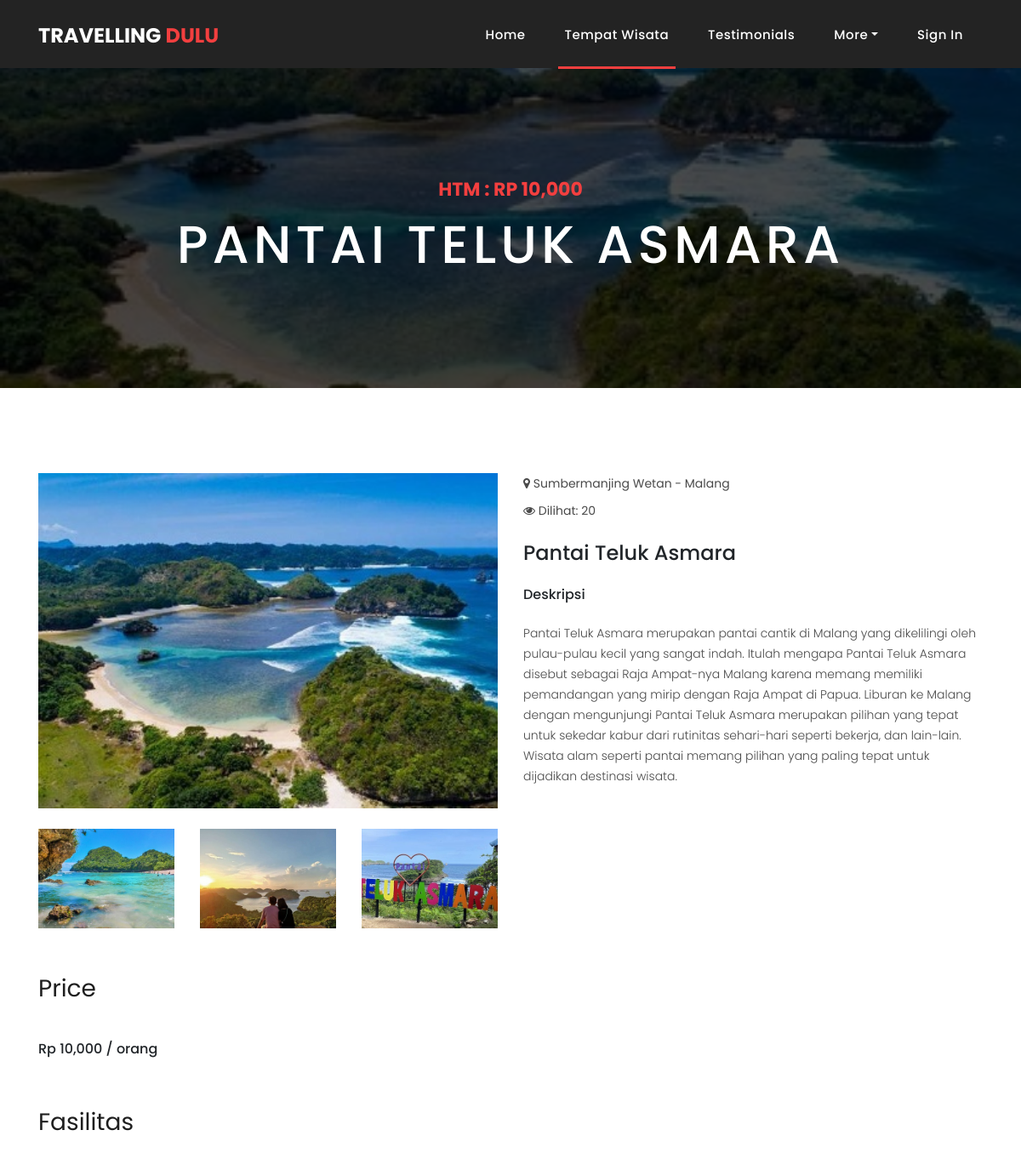
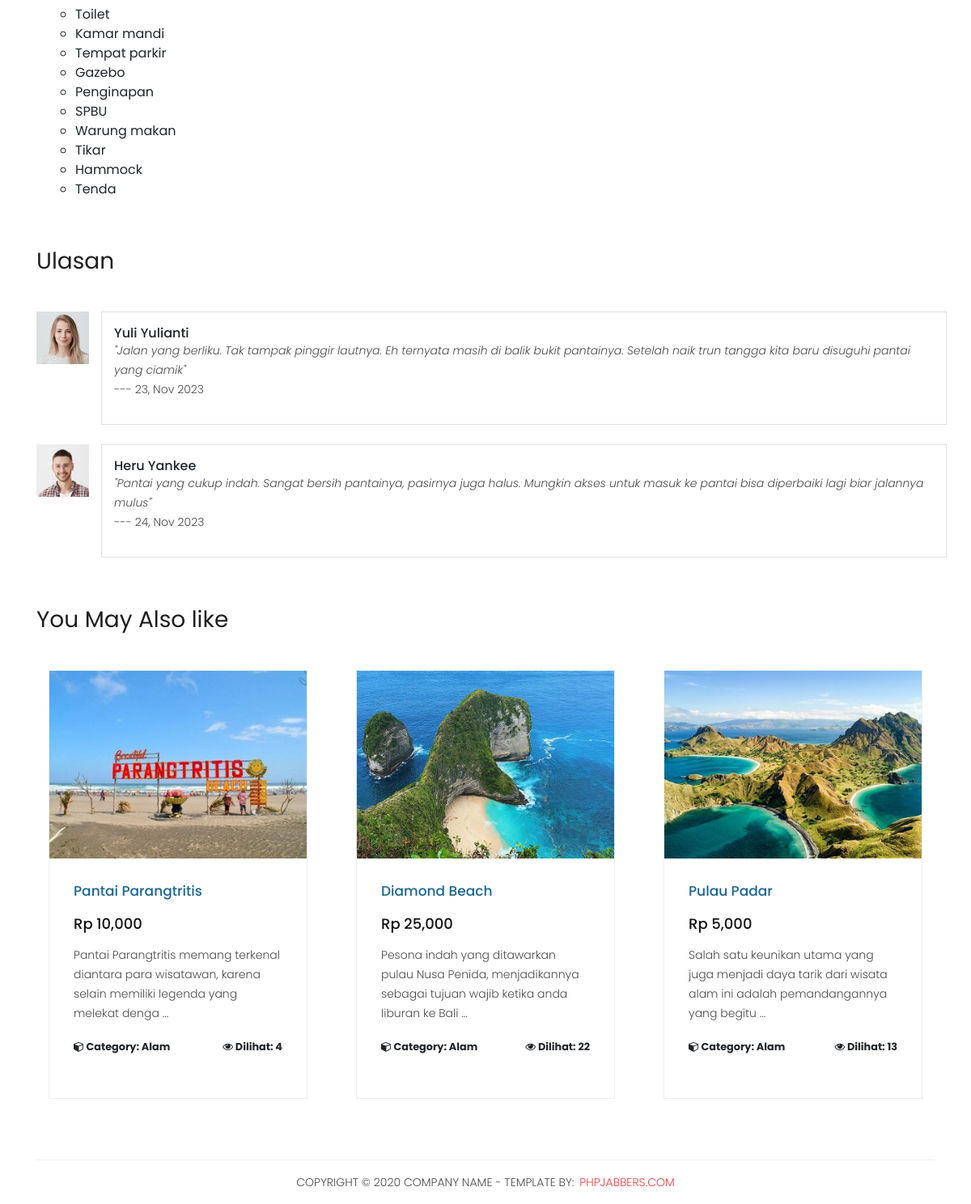
Screenshot of /tempat_wisata_detail.php?id=1 with the database file from the repository (2 pictures, top to bottom).
### tables this page shows
CREATE TABLE `wisata` (
  `id_wisata` int(11) NOT NULL,
  `nama_tempat` varchar(32) NOT NULL,
  `id_kategori` int(11) NOT NULL,
  `lokasi` varchar(32) NOT NULL,
  `fasilitas` text NOT NULL,
  `htm` int(11) NOT NULL,
  `deskripsi` longtext NOT NULL,
  `foto_1` varchar(32) NOT NULL,
  `foto_2` varchar(32) NOT NULL,
  `foto_3` varchar(32) NOT NULL,
  `foto_4` varchar(32) NOT NULL,
  `view` int(11) NOT NULL
);

CREATE TABLE `komentar` (
  `id_komentar` int(11) NOT NULL,
  `id_user` int(11) NOT NULL,
  `id_wisata` int(11) NOT NULL,
  `komentar` text NOT NULL,
  `tgl_komentar` date NOT NULL
);

CREATE TABLE `user` (
  `id_user` int(11) NOT NULL,
  `nama_user` varchar(32) NOT NULL,
  `username` varchar(32) NOT NULL,
  `password` varchar(32) NOT NULL,
  `jenis_kelamin` enum('Pria','Wanita','','') NOT NULL,
  `email_user` varchar(32) NOT NULL,
  `no_telp` varchar(15) NOT NULL,
  `alamat` text NOT NULL,
  `role` enum('ADMIN','USER','','') NOT NULL DEFAULT 'USER',
  `foto_user` varchar(32) NOT NULL
);

CREATE TABLE `kategori` (
  `id_kategori` int(11) NOT NULL,
  `nama_kategori` varchar(32) NOT NULL,
  `foto_kategori` varchar(32) NOT NULL
);

### tempat_wisata_detail.php (the view, shortened to what this page needs)
<?php
if (!isset($_SESSION['email_user'])) {
  $id_user = '';
  $loginButton = '<li class="nav-item"><a class="nav-link" href="login.php">Sign In</a></li>';
}
include("connection.php");
$id_wisata = $_GET['id'];
$wisata = mysqli_query($connection, "SELECT * FROM wisata WHERE id_wisata = $id_wisata;");
$komentar = mysqli_query($connection, "SELECT komentar.*, user.nama_user, user.foto_user FROM komentar JOIN user ON user.id_user = komentar.id_user WHERE komentar.id_wisata = $id_wisata;");
foreach ($wisata as $value) {
  $nama_tempat = $value['nama_tempat'];
  $id_kategori = $value['id_kategori'];
  $lokasi = $value['lokasi'];
  $htm = $value['htm'];
  $deskripsi = $value['deskripsi'];
  $foto_1 = $value['foto_1'];
  $foto_2 = $value['foto_2'];
  $foto_3 = $value['foto_3'];
  $foto_4 = $value['foto_4'];
  $count_view = $value['view'];
  $new_view = $count_view + 1;
}
?>
<!DOCTYPE html>
<html lang="en">
<head>
  <link href="https://cdn.jsdelivr.net/npm/bootstrap@5.2.3/dist/css/bootstrap.min.css" rel="stylesheet">
  <link href="vendor/bootstrap/css/bootstrap.min.css" rel="stylesheet">
  <link rel="stylesheet" href="assets/css/fontawesome.css">
  <link rel="stylesheet" href="assets/css/style.css">
  <link rel="stylesheet" href="assets/css/owl.css">
</head>
<body>
  <header class="">
    <nav class="navbar navbar-expand-lg">
      <div class="container">
        <a class="navbar-brand" href="index.php">
          <h2>Travelling <em>Dulu</em></h2>
        </a>
        <div class="collapse navbar-collapse" id="navbarResponsive">
          <ul class="navbar-nav ml-auto">
            <li class="nav-item">
              <a class="nav-link" href="index.php">Home
              </a>
            </li>
            <li class="nav-item active"><a class="nav-link" href="tempat_wisata.php">Tempat Wisata</a></li>
            <li class="nav-item"><a class="nav-link" href="testimonials.php">Testimonials</a></li>
            <li class="nav-item dropdown">
              <a class="nav-link dropdown-toggle" data-toggle="dropdown" href="#" role="button" aria-haspopup="true" aria-expanded="false">More</a>
            </li>
            <?php echo $loginButton; ?>
          </ul>
        </div>
      </div>
    </nav>
  </header>
  <div class="page-heading about-heading header-text" style="background-image: url(assets/images/wisata/<?php echo $foto_1 ?>);">
    <div class="container">
      <div class="row">
        <div class="col-md-12">
          <div class="text-content">
            <h4>HTM : Rp <?php echo number_format($htm); ?></h4>
            <h2><?php echo $nama_tempat; ?></h2>
          </div>
        </div>
      </div>
    </div>
  </div>
  <div class="products">
    <div class="container">
      <div class="row">
        <div class="col-md-6">
          <div>
            <img src="assets/images/wisata/<?php echo $foto_1 ?>" alt="" class="img-fluid" width="100%">
          </div>
          <br>
          <div class="row">
            <div class="col-sm-4 col-6">
              <div>
                <img src="assets/images/wisata/<?php echo $foto_2 ?>" alt="" class="img-fluid">
              </div>
              <br>
            </div>
            <div class="col-sm-4 col-6">
              <div>
                <img src="assets/images/wisata/<?php echo $foto_3 ?>" alt="" class="img-fluid">
              </div>
              <br>
            </div>
            <div class="col-sm-4 col-6">
              <div>
                <img src="assets/images/wisata/<?php echo $foto_4 ?>" alt="" class="img-fluid">
              </div>
              <br>
            </div>
          </div>
        </div>
        <div class="col-md-6">
          <p class="mb-2"><i class="fa fa-map-marker"></i> <strong><?php echo $lokasi ?></strong></p>
          <p><i class="fa fa-eye"></i><strong><?php echo " Dilihat: " . $new_view ?></strong></p>
          <br>
          <h4><?php echo $nama_tempat ?></h4>
          <br>
          <h6>Deskripsi</h6>
          <br>
          <p> <?php echo $deskripsi ?> </p>
          <br>
        </div>
      </div>
    </div>
  </div>
  <div class="section">
    <div class="container">
      <div class="section-heading" style="border: 0">
        <h2>Price</h2>
      </div>
      <div class="row">
        <div class="col-md-6">
          <h6>Rp <?php echo number_format($htm); ?> / orang</h6>
        </div>
      </div>
    </div>
  </div>
  <div class="section">
    <div class="container">
      <div class="section-heading" style="border: 0">
        <h2>Fasilitas</h2>
      </div>
      <ul class="ps-5" style="list-style: circle;">
        <?php
        $sql = "SELECT * FROM wisata WHERE id_wisata = $id_wisata";
        $result = mysqli_query($connection, $sql);
        while ($row = mysqli_fetch_assoc($result)) {
          $fasilitas_list = explode("\n", $row['fasilitas']);
          foreach ($fasilitas_list as $fasilitas_item) {
            echo "<li>" . trim($fasilitas_item) . "</li>";
          }
        } ?>
      </ul>
    </div>
  </div>
  <div class="section">
    <div class="container">
      <div class="section-heading" style="border: 0">
        <h2>Ulasan</h2>
      </div>
      <?php foreach ($komentar as $key => $value) { ?>
        <div class="down-content">
          <div class="row align-items-center mt-4">
            <div class="col-1 align-self-start">
              <img src="assets/images/user/<?php echo $value['foto_user'] ?>" alt="" width="100%">
            </div>
            <?php if ($value['id_user'] == $id_user) { ?>
              <div class="col-11 border py-3">
                <div class="row">
                  <h6 class="col-10 align-items-center"><?php echo $value['nama_user'] ?></h6>
                </div>
                <p class="n-m"><em>"<?php echo $value['komentar'] ?>"</em></p>
                <p>--- <?php echo date('d, M Y', strtotime($value['tgl_komentar'])) ?></p>
                <a class="btn btn-warning btn-sm" data-bs-toggle="modal" data-bs-target="#modal_edit_ulasan" onclick="edit_data('<?php echo $value['id_komentar'] ?>')">
                  <svg xmlns="http://www.w3.org/2000/svg" width="16" height="16" fill="currentColor" class="bi bi-pencil" viewBox="0 0 16 16">
                    <path d="M12.146.146a.5.5 0 0 1 .708 0l3 3a.5.5 0 0 1 0 .708l-10 10a.5.5 0 0 1-.168.11l-5 2a.5.5 0 0 1-.65-.65l2-5a.5.5 0 0 1 .11-.168l10-10zM11.207 2.5 13.5 4.793 14.793 3.5 12.5 1.207 11.207 2.5zm1.586 3L10.5 3.207 4 9.707V10h.5a.5.5 0 0 1 .5.5v.5h.5a.5.5 0 0 1 .5.5v.5h.293l6.5-6.5zm-9.761 5.175-.106.106-1.528 3.821 3.821-1.528.106-.106A.5.5 0 0 1 5 12.5V12h-.5a.5.5 0 0 1-.5-.5V11h-.5a.5.5 0 0 1-.468-.325z" />
                  </svg>
                </a>
                <a href="backend/proses_delete_data_komentar.php?id_wisata=<?php echo $value['id_wisata'] ?>&id_komentar=<?php echo $value['id_komentar'] ?>" class="btn btn-danger btn-sm" onclick="return confirm('Are you sure you want to delete this item?');">
                  <svg xmlns="http://www.w3.org/2000/svg" width="16" height="16" fill="currentColor" class="bi bi-trash" viewBox="0 0 16 16">
                    <path d="M5.5 5.5A.5.5 0 0 1 6 6v6a.5.5 0 0 1-1 0V6a.5.5 0 0 1 .5-.5Zm2.5 0a.5.5 0 0 1 .5.5v6a.5.5 0 0 1-1 0V6a.5.5 0 0 1 .5-.5Zm3 .5a.5.5 0 0 0-1 0v6a.5.5 0 0 0 1 0V6Z" />
                    <path d="M14.5 3a1 1 0 0 1-1 1H13v9a2 2 0 0 1-2 2H5a2 2 0 0 1-2-2V4h-.5a1 1 0 0 1-1-1V2a1 1 0 0 1 1-1H6a1 1 0 0 1 1-1h2a1 1 0 0 1 1 1h3.5a1 1 0 0 1 1 1v1ZM4.118 4 4 4.059V13a1 1 0 0 0 1 1h6a1 1 0 0 0 1-1V4.059L11.882 4H4.118ZM2.5 3h11V2h-11v1Z" />
                  </svg>
                </a>
              </div>
              <div class="modal fade" id="modal_edit_ulasan" tabindex="-1" aria-labelledby="modal_edit_ulasan" aria-hidden="true">
                <div class="modal-dialog modal-dialog-scrollable">
                  <div class="modal-content">
                    <div class="modal-header">
                      <h1 class="modal-title fs-5" id="modal_edit_ulasan">Tambah Ulasan</h1>
                      <button type="button" class="btn-close" data-bs-dismiss="modal" aria-label="Close"></button>
                    </div>
                    <form id="form_edit_ulasan" action="backend/proses_edit_komentar.php" method="POST">
                      <div class="modal-body" id="modal-body-edit">
                      </div>
                      <div class="modal-footer">
                        <button type="button" class="btn btn-secondary" data-bs-dismiss="modal">Close</button>
                        <button type="submit" class="btn btn-primary">Update</button>
                      </div>
                    </form>
                  </div>
                </div>
              </div>
            <?php } else { ?>
              <div class="col-11 border py-3">
                <h6><?php echo $value['nama_user'] ?></h6>
                <p class="n-m"><em>"<?php echo $value['komentar'] ?>"</em></p>
                <p>--- <?php echo date('d, M Y', strtotime($value['tgl_komentar'])) ?></p>
              </div>
            <?php } ?>
          </div>
        </div>
      <?php } ?>
    </div>
  </div>
  <div class="section">
    <div class="container">
      <div class="section-heading" style="border: 0">
        <h2>You May Also like</h2>
      </div>
    <div class="row">
      <div class="col-md-12">
        <div class="owl-clients owl-carousel text-center">
        <?php
        $travels = mysqli_query($connection, "SELECT * FROM wisata JOIN kategori ON wisata.id_kategori = kategori.id_kategori WHERE kategori.id_kategori = $id_kategori AND NOT id_wisata = $id_wisata");
        foreach ($travels as $travel){
        ?>
        <div class="col-md-12">
          <div class="product-item">
            <a href="tempat_wisata_detail.php?id=<?php echo $travel['id_wisata'] ?>"><img src="assets/images/wisata/<?php echo $travel['foto_1']; ?>" alt=""></a>
              <div class="down-content">
                <a href="tempat_wisata_detail.php?id=<?php echo $travel['id_wisata'] ?>">
                  <h4 class="text-left"><?php echo $travel['nama_tempat']; ?></h4>
                </a>
                <h6 class="text-left">Rp <?php echo number_format($travel['htm']); ?></h6>
                <p class="text-left"><?php echo substr_replace($travel['deskripsi'], " ... ", 110); ?></p>
                <small class="d-flex justify-content-between mb-4">
                  <strong title="Nights"><i class="fa fa-cube"></i> Category: <?php echo $travel['nama_kategori']; ?></strong>
                  <strong title="Nights"><i class="fa fa-eye"></i> Dilihat: <?php echo $travel['view'] ?></strong>
                </small>
              </div>
          </div>
        </div>
        <?php } ?>
        </div>
      </div>
    </div>
    </div>
  </div>
  <footer>
    <div class="container">
      <div class="row">
        <div class="col-md-12">
          <div class="inner-content">
            <p>Copyright © 2020 Company Name - Template by: <a href="https://www.phpjabbers.com/">PHPJabbers.com</a></p>
          </div>
        </div>
      </div>
    </div>
  </footer>
</body>
</html>

### assets/css/style.css (style rules this page uses)
body { font-family: 'Poppins', sans-serif; overflow-x: hidden; text-rendering: optimizeLegibility; -webkit-font-smoothing: antialiased; -moz-osx-font-smoothing: grayscale; }
p { margin-bottom: 0px; font-size: 14px; font-weight: 300; color: #4a4a4a; line-height: 24px; }
a { text-decoration: none !important; }
ul { padding: 0; margin: 0; list-style: none; }
h1, h2, h3, h4, h5, h6 { margin: 0px; }
.section-heading { text-align: left; margin-bottom: 20px; border-bottom: 1px solid #eee; }
.section-heading h2 { font-size: 28px; font-weight: 400; color: #1e1e1e; margin-bottom: 15px; }
.page-heading { padding: 210px 0px 130px 0px; text-align: center; background-position: center center; background-repeat: no-repeat; background-size: cover; }
.page-heading .text-content h4 { color: #f33f3f; font-size: 22px; text-transform: uppercase; font-weight: 700; margin-bottom: 15px; }
.page-heading .text-content h2 { color: #fff; font-size: 62px; text-transform: uppercase; letter-spacing: 5px; }
header { position: absolute; z-index: 99999; width: 100%; height: 80px; background-color: #232323; -webkit-transition: all 0.3s ease-in-out 0s; -moz-transition: all 0.3s ease-in-out 0s; -o-transition: all 0.3s ease-in-out 0s; transition: all 0.3s ease-in-out 0s; }
header .navbar { padding: 17px 0px; }
.navbar .navbar-brand { float: left; margin-top: -12px; outline: none; }
.navbar .navbar-brand h2 { color: #fff; text-transform: uppercase; font-size: 24px; font-weight: 700; -webkit-transition: all .3s ease 0s; -moz-transition: all .3s ease 0s; -o-transition: all .3s ease 0s; transition: all .3s ease 0s; }
.navbar .navbar-brand h2 em { font-style: normal; color: #f33f3f; }
#navbarResponsive { z-index: 999; }
.navbar-collapse { text-align: center; }
.navbar .navbar-nav .nav-item { margin: 0px 15px; }
.navbar .navbar-nav a.nav-link { text-transform: capitalize; font-size: 15px; font-weight: 500; letter-spacing: 0.5px; color: #fff; transition: all 0.5s; margin-top: 5px; }
.navbar .navbar-nav .nav-link:hover, .navbar .navbar-nav .active>.nav-link, .navbar .navbar-nav .nav-link.active, .navbar .navbar-nav .nav-link.show, .navbar .navbar-nav .show>.nav-link { color: #fff; padding-bottom: 25px; border-bottom: 3px solid #f33f3f; }
.product-item { border: 1px solid #eee; margin-bottom: 30px; }
.product-item .down-content { padding: 30px; position: relative; }
.product-item img { width: 100%; overflow: hidden; }
.product-item .down-content h4 { font-size: 17px; color: #1a6692; margin-bottom: 20px; }
.product-item .down-content h6 { font-size: 18px; margin-bottom: 15px; color: #121212; }
.product-item .down-content p { margin-bottom: 20px; }
footer { text-align: center; }
footer .inner-content { border-top: 1px solid #eee; margin-top: 15px; padding: 15px 0px; }
footer .inner-content p { text-transform: uppercase; }
footer .inner-content p a { color: #f33f3f; margin-left: 3px; }
.products { margin-top: 100px; }
.page-heading { position: relative; }
.page-heading:before { content: ''; position: absolute; top: 0; left: 0; bottom: 0; right: 0; background-color: rgba(0, 0, 0, .7); }
.page-heading .container { position: relative; z-index: 2; }
.n-m { margin: 0 !important; }
.section { padding: 30px 0; }
.section p { margin-bottom: 15px; }
.section .section-heading { margin-bottom: 45px; }

### rows the page displays
wisata: foto_1 (picture), htm "10,000", nama_tempat "PANTAI TELUK ASMARA", foto_2 (picture), foto_3 (picture), foto_4 (picture), lokasi "Sumbermanjing Wetan - Malang", view "20", nama_tempat "Pantai Teluk Asmara", deskripsi "Pantai Teluk Asmara merupakan pantai cantik di Malang yang dikelilingi oleh pulau-pulau kecil yang sangat indah. Itulah mengapa Pantai Teluk Asmara disebut sebagai Raja Ampat-nya Malang karena memang memiliki pemandangan yang mirip dengan Raja Ampat di Papua. Liburan ke Malang dengan mengunjungi Pantai Teluk Asmara merupakan pilihan yang tepat untuk sekedar kabur dari rutinitas sehari-hari seperti bekerja, dan lain-lain. Wisata alam seperti pantai memang pilihan yang paling tepat untuk dijadikan destinasi wisata.", fasilitas "Toilet", fasilitas "Kamar mandi", fasilitas "Tempat parkir", fasilitas "Gazebo", fasilitas "Penginapan", fasilitas "SPBU", fasilitas "Warung makan", fasilitas "Tikar", fasilitas "Hammock", fasilitas "Tenda"
komentar: id_user.foto_user (picture), id_user.nama_user "Yuli Yulianti", komentar "Jalan yang berliku. Tak tampak pinggir lautnya. Eh ternyata masih di balik bukit pantainya. Setelah naik trun tangga kita baru disuguhi pantai yang ciamik", tgl_komentar "23, Nov 2023"
komentar: id_user.foto_user (picture), id_user.nama_user "Heru Yankee", komentar "Pantai yang cukup indah. Sangat bersih pantainya, pasirnya juga halus. Mungkin akses untuk masuk ke pantai bisa diperbaiki lagi biar jalannya mulus", tgl_komentar "24, Nov 2023"
wisata: foto_1 (picture), nama_tempat "Pantai Parangtritis", htm "10,000", deskripsi "Pantai Parangtritis memang terkenal diantara para wisatawan, karena selain memiliki legenda yang melekat denga ...", id_kategori.nama_kategori "Alam", view "4"
wisata: foto_1 (picture), nama_tempat "Diamond Beach", htm "25,000", deskripsi "Pesona indah yang ditawarkan pulau Nusa Penida, menjadikannya sebagai tujuan wajib ketika anda liburan ke Bali ...", id_kategori.nama_kategori "Alam", view "22"
wisata: foto_1 (picture), nama_tempat "Pulau Padar", htm "5,000", deskripsi "Salah satu keunikan utama yang juga menjadi daya tarik dari wisata alam ini adalah pemandangannya yang begitu ...", id_kategori.nama_kategori "Alam", view "13"
